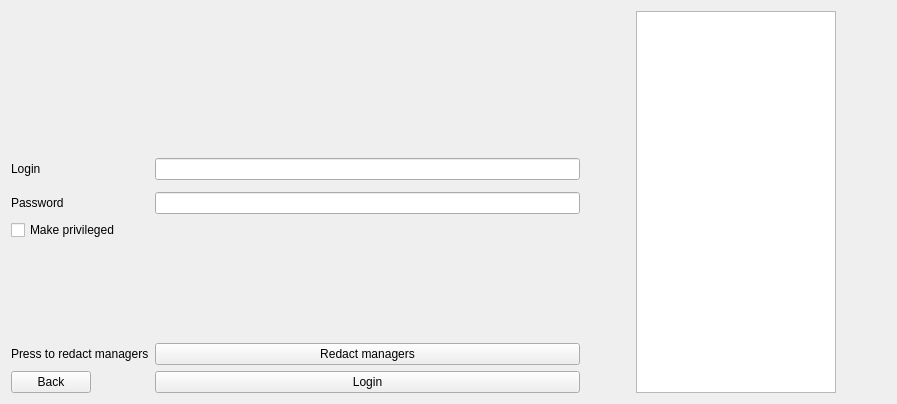
<?xml version="1.0" encoding="UTF-8"?>
<ui version="4.0">
 <class>PrivilegedManagerWidget</class>
 <widget class="QWidget" name="PrivilegedManagerWidget">
  <property name="geometry">
   <rect>
    <x>0</x>
    <y>0</y>
    <width>897</width>
    <height>404</height>
   </rect>
  </property>
  <property name="windowTitle">
   <string>Form</string>
  </property>
  <layout class="QHBoxLayout" name="horizontalLayout">
   <item>
    <layout class="QFormLayout" name="formLayout">
     <item row="0" column="0">
      <layout class="QFormLayout" name="formLayout_2"/>
     </item>
     <item row="0" column="1">
      <spacer name="verticalSpacer_3">
       <property name="orientation">
        <enum>Qt::Vertical</enum>
       </property>
       <property name="sizeType">
        <enum>QSizePolicy::Preferred</enum>
       </property>
       <property name="sizeHint" stdset="0">
        <size>
         <width>20</width>
         <height>400</height>
        </size>
       </property>
      </spacer>
     </item>
     <item row="1" column="0">
      <widget class="QLabel" name="label_2">
       <property name="minimumSize">
        <size>
         <width>100</width>
         <height>0</height>
        </size>
       </property>
       <property name="text">
        <string>Login</string>
       </property>
      </widget>
     </item>
     <item row="1" column="1">
      <widget class="QLineEdit" name="loginField"/>
     </item>
     <item row="2" column="1">
      <spacer name="verticalSpacer">
       <property name="orientation">
        <enum>Qt::Vertical</enum>
       </property>
       <property name="sizeHint" stdset="0">
        <size>
         <width>20</width>
         <height>40</height>
        </size>
       </property>
      </spacer>
     </item>
     <item row="3" column="0">
      <widget class="QLabel" name="label_3">
       <property name="text">
        <string>Password</string>
       </property>
      </widget>
     </item>
     <item row="3" column="1">
      <widget class="QLineEdit" name="passwordField"/>
     </item>
     <item row="4" column="0">
      <widget class="QCheckBox" name="makePrivilegedButton">
       <property name="enabled">
        <bool>true</bool>
       </property>
       <property name="text">
        <string>Make privileged</string>
       </property>
      </widget>
     </item>
     <item row="5" column="0">
      <spacer name="horizontalSpacer_3">
       <property name="orientation">
        <enum>Qt::Horizontal</enum>
       </property>
       <property name="sizeType">
        <enum>QSizePolicy::Preferred</enum>
       </property>
       <property name="sizeHint" stdset="0">
        <size>
         <width>100</width>
         <height>20</height>
        </size>
       </property>
      </spacer>
     </item>
     <item row="5" column="1">
      <spacer name="verticalSpacer_2">
       <property name="orientation">
        <enum>Qt::Vertical</enum>
       </property>
       <property name="sizeType">
        <enum>QSizePolicy::Preferred</enum>
       </property>
       <property name="sizeHint" stdset="0">
        <size>
         <width>20</width>
         <height>350</height>
        </size>
       </property>
      </spacer>
     </item>
     <item row="13" column="0">
      <widget class="QPushButton" name="backButton">
       <property name="text">
        <string>Back</string>
       </property>
      </widget>
     </item>
     <item row="13" column="1">
      <widget class="QPushButton" name="loginButton">
       <property name="text">
        <string>Login</string>
       </property>
      </widget>
     </item>
     <item row="12" column="0">
      <widget class="QLabel" name="pressToRedactManagersLabel">
       <property name="text">
        <string>Press to redact managers</string>
       </property>
      </widget>
     </item>
     <item row="12" column="1">
      <widget class="QPushButton" name="redactorModeButton">
       <property name="text">
        <string>Redact managers</string>
       </property>
      </widget>
     </item>
    </layout>
   </item>
   <item>
    <spacer name="horizontalSpacer">
     <property name="orientation">
      <enum>Qt::Horizontal</enum>
     </property>
     <property name="sizeType">
      <enum>QSizePolicy::Preferred</enum>
     </property>
     <property name="sizeHint" stdset="0">
      <size>
       <width>50</width>
       <height>82</height>
      </size>
     </property>
    </spacer>
   </item>
   <item>
    <widget class="QTextEdit" name="infoField">
     <property name="maximumSize">
      <size>
       <width>200</width>
       <height>400</height>
      </size>
     </property>
    </widget>
   </item>
   <item>
    <spacer name="horizontalSpacer_2">
     <property name="orientation">
      <enum>Qt::Horizontal</enum>
     </property>
     <property name="sizeType">
      <enum>QSizePolicy::Preferred</enum>
     </property>
     <property name="sizeHint" stdset="0">
      <size>
       <width>50</width>
       <height>20</height>
      </size>
     </property>
    </spacer>
   </item>
  </layout>
 </widget>
 <resources/>
 <connections/>
</ui>
